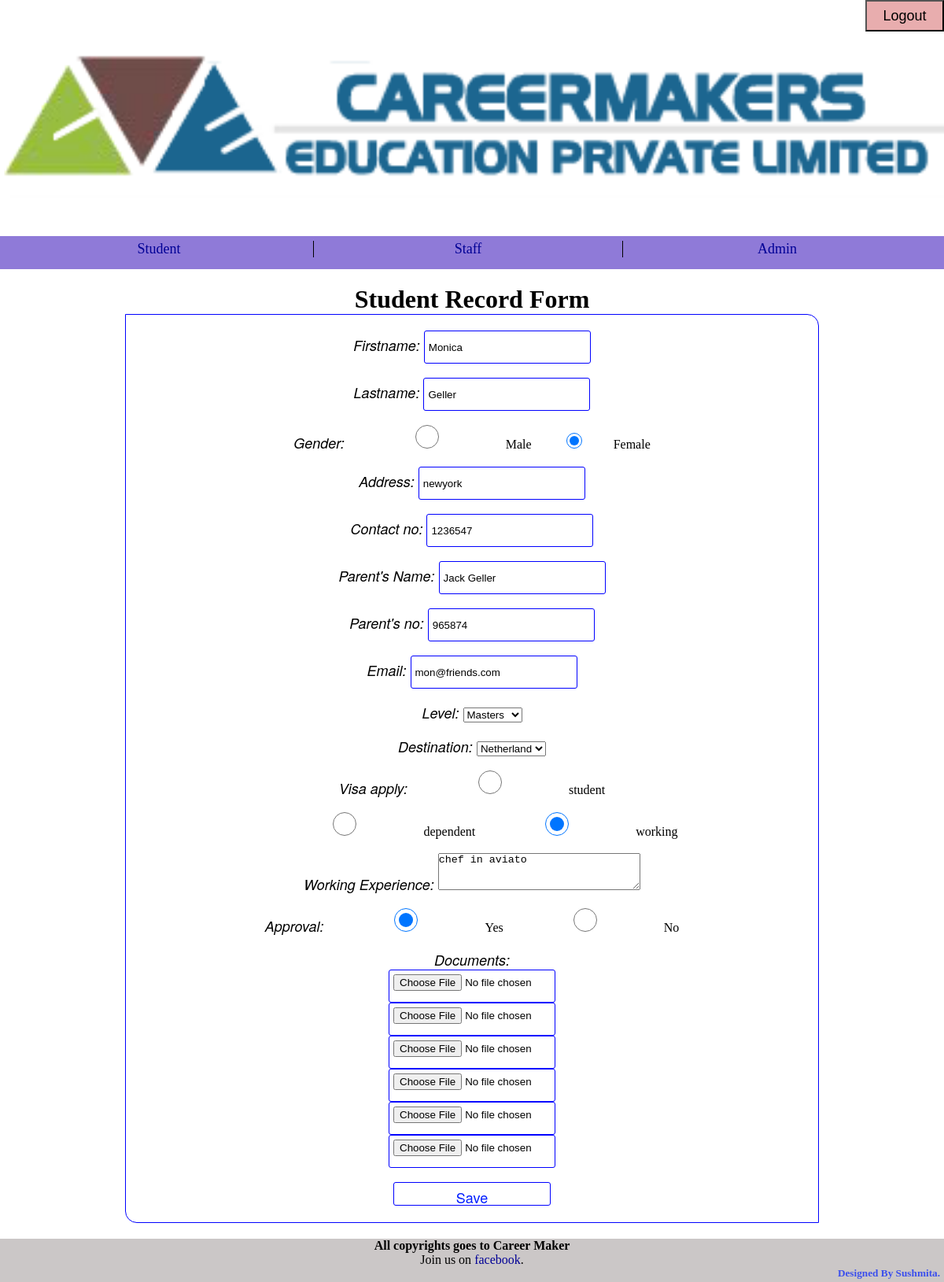
The page /edit-student.php?id=10 (signed in) on the database its author committed.
### tables this page shows
CREATE TABLE IF NOT EXISTS `student` (
  `id` int(11) NOT NULL,
  `firstname` varchar(30) NOT NULL,
  `lastname` varchar(30) NOT NULL,
  `gender` enum('male','female') NOT NULL,
  `address` varchar(30) NOT NULL,
  `contact` text NOT NULL,
  `parentname` varchar(30) NOT NULL,
  `parentno` varchar(15) NOT NULL,
  `email` varchar(30) NOT NULL,
  `level` enum('SLC','+2','Bachleor','Diploma','Masters') NOT NULL,
  `destinationId` int(11) NOT NULL,
  `date` date NOT NULL,
  `working_exp` varchar(100) NOT NULL,
  `visatype` enum('student','dependent','working') NOT NULL,
  `approval` enum('yes','no') NOT NULL
);

CREATE TABLE IF NOT EXISTS `destination` (
  `id` int(11) NOT NULL,
  `name` varchar(20) NOT NULL
);

### edit-student.php (the view, shortened to what this page needs)
<!doctype html>
<html>
<head>
<link href="style.css" rel="stylesheet" type="text/css" />
</head>
<body>
	<div class="wrapper">
    <?php include('includes/banner.php'); ?>
    <?php include('includes/navbar.php'); ?>
    <h1 align="center">Student Record Form</h1>
    <div class="form">
    <?php
		$studentId = $_GET['id'];
		$r = "SELECT * FROM student WHERE id='$studentId';";
		$ans = mysql_query($r);
		$row1= mysql_fetch_array($ans);
	?>
    	<form action="editstudent_action.php" method="post" enctype="multipart/form-data">
        	<label>Firstname: </label><input type="text" id="firstname" name="firstname" placeholder="Enter your firstname" value="<?php echo $row1['firstname']; ?>" required /><br /><br />
            <label>Lastname: </label><input type="text" id="lastname" name="lastname" placeholder="Enter your lastname" value="<?php echo $row1['lastname']; ?>" required /><br /><br />
            <label>Gender: </label><input type="radio" id="g1" name="gender" value="Male" <?php if($row1['gender']=='male') echo "checked"; ?> required>Male
            <input type="radio" class="gender" id="g2" name="gender" value="Female" <?php if($row1['gender']=='female') echo "checked"; ?> required>Female<br /><br />
            <label>Address: </label><input type="text" id="address" name="address" placeholder="Enter your address" value="<?php echo $row1['address']; ?>" required/><br /><br />
            <label>Contact no: </label><input type="number" id="contact" name="contact" placeholder="Enter your contact number" value="<?php echo $row1['contact']; ?>" required /><br /><br />
            <label>Parent's Name: </label><input type="text" id="pname" name="pname" placeholder="Enter your Parent's Name" value="<?php echo $row1['parentname']; ?>" required/><br /><br />
            <label>Parent's no: </label><input type="number" id="pcontact" name="pcontact" placeholder="Enter your Parent's contact number" value="<?php echo $row1['parentno']; ?>" required /><br /><br />
            <label>Email: </label><input type="email" id="email" name="email" placeholder="Enter your email" value="<?php echo $row1['email']; ?>" required /><br /><br />
             <label>Level: </label><select name="level" required >
             <option selected><?php echo $row1['level']; ?></option>
            </select><br /><br />
            <label>Destination: </label><select name="destination" required>
            	<?php
				$q = "SELECT * FROM `destination`;";
				$result = mysql_query($q);
				$num = mysql_num_rows($result);
				for($i=1;$i<=$num;$i++)
				{
					$row = mysql_fetch_array($result);
					$destinationId = $row['id'];
			?>
             <?php
				}
			?>
            <?php
				$p = "SELECT * FROM `destination` WHERE id='$destinationId';";
				$res = mysql_query($p);
				$rw = mysql_fetch_array($res);
			?>
            <option selected><?php echo $rw['name']; ?></option>
            </select><br /><br />
            <label>Visa apply: </label><input type="radio" id="v1" name="visa" value="student" <?php  if($row1['visatype']=='student') echo "checked"; ?> required>student<br /><br />
            <input type="radio" id="v2" name="visa" value="dependent" <?php  if($row1['visatype']=='dependent') echo "checked"; ?> required>dependent
            <input type="radio" id="v3" name="visa" value="working" <?php  if($row1['visatype']=='working') echo "checked"; ?> required>working<br /><br />
            <label>Working Experience: </label><textarea name="exp" class="exp" name="exp" rows="3" cols="30" required><?php echo $row1['working_exp']; ?></textarea><br /><br />
      		<label>Approval: </label>  <input type="radio" id="a1" name="approval" value="yes" <?php if($row1['approval']=='yes') echo "checked"; ?> required>Yes
           <input type="radio" id="a2" name="approval" value="no"<?php if($row1['approval']=='no') echo "checked"; ?> required >No<br/><br/>
           <label>Documents:</label><br/> <input type="file" name="file1"/><br/>
           			  <input type="file" name="file2"/><br/>
                      <input type="file" name="file3"/><br/>
                      <input type="file" name="file4"/><br/>
                      <input type="file" name="file5"/><br/>
                      <input type="file" name="file6"/><br/><br/>
            <input type="submit" class="submit" name="submit" value="Save" />
      </form>
    </div>
    <?php include('includes/footer.php'); ?>
    </div>
</body>
</html>

### style.css (style rules this page uses)
* { margin:0px; padding:0px; }
.wrapper { width:100%; height:auto; }
.submit { height:30px; width:80px; color:#001DFF; background-color:#FFF; font-family:Gotham, "Helvetica Neue", Helvetica, Arial, sans-serif; font-size:18px; }
.wrapper .form { height:auto; width:70%; margin:0 auto; padding:20px; border:solid 1px blue; border-radius:0 15px 0 15px; text-align:center; }
.wrapper .form label { font-size:18px; font-family:Gotham, "Helvetica Neue", Helvetica, Arial, sans-serif; font-style:oblique; }
.wrapper .form input { height:30px; width:200px; padding:5px; border:solid 1px blue; border-radius: 3px; }
.wrapper .form .gender { height:20px; width:100px; }

### rows shown on the page
student: firstname "Monica", lastname "Geller", gender "☑", address "newyork", contact "1236547", pname "Jack Geller", pcontact "965874", email "mon@friends.com", level "Masters", visatype "☑", exp "chef in aviato", approval "☑"
destination: destination "Netherland"
